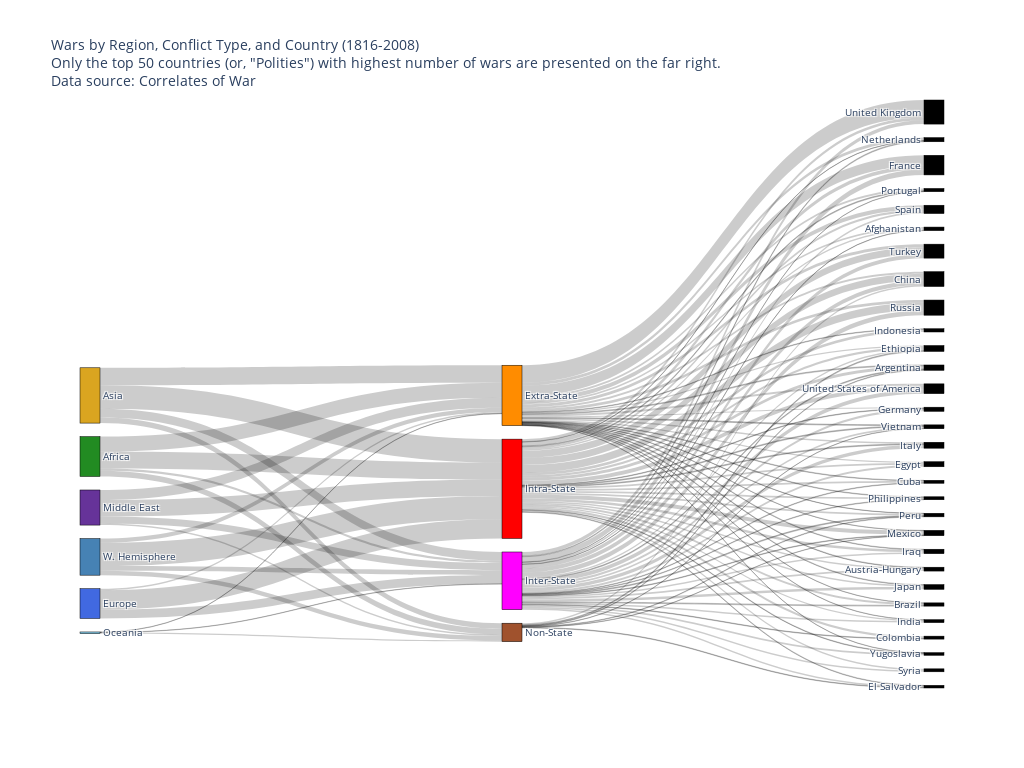

The cell this chart's notebook holds for it:
### Markdown cell above
### COW Data

### Code cell
## Using COW data
## Make a Sankey plot of Region --> War Type --> Country 
## Help with Sankey plot obtained here: plot.ly/python/sankey-diagram/

data = pd.read_csv('./COW_Sankey_data.csv')

srcs = data['srcs'].to_list()
tgts = data['tgts'].to_list()
vals = data['vals'].to_list()
lbls = ['Europe', 'Middle East', 'W. Hemisphere', 'Asia', 'Africa', 'Oceania', 'Inter-State', 'Extra-State', 'Intra-State', 'Non-State', 'United Kingdom', 'France', 'Russia', 'China', 'Turkey', 'United States of America', 'Spain', 'Italy', 'Ethiopia', 'Mexico', 'Argentina', 'Egypt', 'Japan', 'Iraq', 'Germany', 'Netherlands', 'Vietnam', 'Austria-Hungary', 'Peru', 'Afghanistan', 'Portugal', 'Brazil', 'Indonesia', 'India', 'Colombia', 'Syria', 'Cuba', 'Philippines', 'El Salvador', 'Yugoslavia']


fig = go.Figure(data=[go.Sankey(
    node = {
        "pad": 15,
        "thickness": 20,
        "line": {"color": "black", "width": 0.5},
        "label": lbls,
        "color": ['royalblue','rebeccapurple','steelblue','goldenrod', 'forestgreen', 'skyblue', 'fuchsia', 'darkorange', 'red', 'sienna']
    },
    link = {
        "source": srcs,
        "target": tgts,
        "value": vals
    }
)])

fig.update_layout(title_text = """Wars by Region, Conflict Type, and Country (1816-2008)<br>Only the top 50 countries (or, "Polities") with highest number of wars are presented on the far right.<br>Data source: <a href='http://www.correlatesofwar.org/data-sets'>Correlates of War</a>""", font_size = 10, width=1024, height=768)
fig.show()

### Figure 1 — Plotly figure (JSON) as saved in the notebook; plotly's stock layout.template omitted (floating-point values rounded to 4 significant figures)
{"data": [{"link": {"source": [0, 0, 0, 1, 1, 1, 1, 2, 2, 2, 2, 3, 3, 3, 3, 4, 4, 4, 4, 5, 5, 5, 6, 7, 8, 6, 7, 8, 9, 6, 7, 8, 6, 7, 8, 6, 7, 8, 9, 6, 8, 6, 7, 8, 6, 7, 8, 6, 8, 9, 6, 7, 8, 9, 6, 7, 8, 6, 7, 8, 6, 7, 8, 7, 8, 6, 7, 8, 6, 7, 8, 6, 7, 8, 6, 7, 8, 9, 6, 7, 8, 6, 7, 8, 9, 6, 7, 8, 6, 7, 8, 6, 7, 8, 6, 7, 8, 6, 8, 6, 7, 8, 6, 7, 8, 6, 7, 8, 6, 7, 8, 9, 6, 7, 8], "target": [6, 7, 8, 6, 7, 8, 9, 6, 7, 8, 9, 6, 7, 8, 9, 6, 7, 8, 9, 6, 7, 9, 29, 29, 29, 20, 20, 20, 20, 27, 27, 27, 31, 31, 31, 13, 13, 13, 13, 34, 34, 36, 36, 36, 21, 21, 21, 38, 38, 38, 18, 18, 18, 18, 11, 11, 11, 24, 24, 24, 33, 33, 33, 32, 32, 23, 23, 23, 17, 17, 17, 22, 22, 22, 19, 19, 19, 19, 25, 25, 25, 28, 28, 28, 28, 37, 37, 37, 30, 30, 30, 12, 12, 12, 16, 16, 16, 35, 35, 14, 14, 14, 10, 10, 10, 15, 15, 15, 26, 26, 26, 26, 39, 39, 39], "value": [30, 5, 65, 24, 34, 55, 5, 16, 14, 78, 15, 29, 59, 79, 19, 8, 50, 57, 19, 1, 1, 4, 1, 6, 5, 3, 3, 10, 2, 6, 2, 5, 3, 1, 7, 14, 7, 24, 5, 2, 8, 2, 2, 6, 7, 4, 6, 5, 2, 2, 5, 4, 8, 3, 18, 35, 13, 8, 4, 2, 5, 1, 4, 2, 9, 5, 2, 8, 12, 5, 3, 9, 2, 5, 2, 1, 14, 1, 3, 10, 1, 3, 1, 6, 2, 2, 2, 6, 1, 7, 3, 16, 9, 26, 6, 14, 8, 5, 5, 13, 10, 24, 13, 59, 9, 13, 6, 14, 6, 3, 3, 1, 6, 1, 2]}, "node": {"color": ["royalblue", "rebeccapurple", "steelblue", "goldenrod", "forestgreen", "skyblue", "fuchsia", "darkorange", "red", "sienna"], "label": ["Europe", "Middle East", "W. Hemisphere", "Asia", "Africa", "Oceania", "Inter-State", "Extra-State", "Intra-State", "Non-State", "United Kingdom", "France", "Russia", "China", "Turkey", "United States of America", "Spain", "Italy", "Ethiopia", "Mexico", "Argentina", "Egypt", "Japan", "Iraq", "Germany", "Netherlands", "Vietnam", "Austria-Hungary", "Peru", "Afghanistan", "Portugal", "Brazil", "Indonesia", "India", "Colombia", "Syria", "Cuba", "Philippines", "El Salvador", "Yugoslavia"], "line": {"color": "black", "width": 0.5}, "pad": 15, "thickness": 20}, "type": "sankey"}], "layout": {"font": {"size": 10}, "height": 768, "title": {"text": "Wars by Region, Conflict Type, and Country (1816-2008)<br>Only the top 50 countries (or, \"Polities\") with highest number of wars are presented on the far right.<br>Data source: <a href='http://www.correlatesofwar.org/data-sets'>Correlates of War</a>"}, "width": 1024}}
